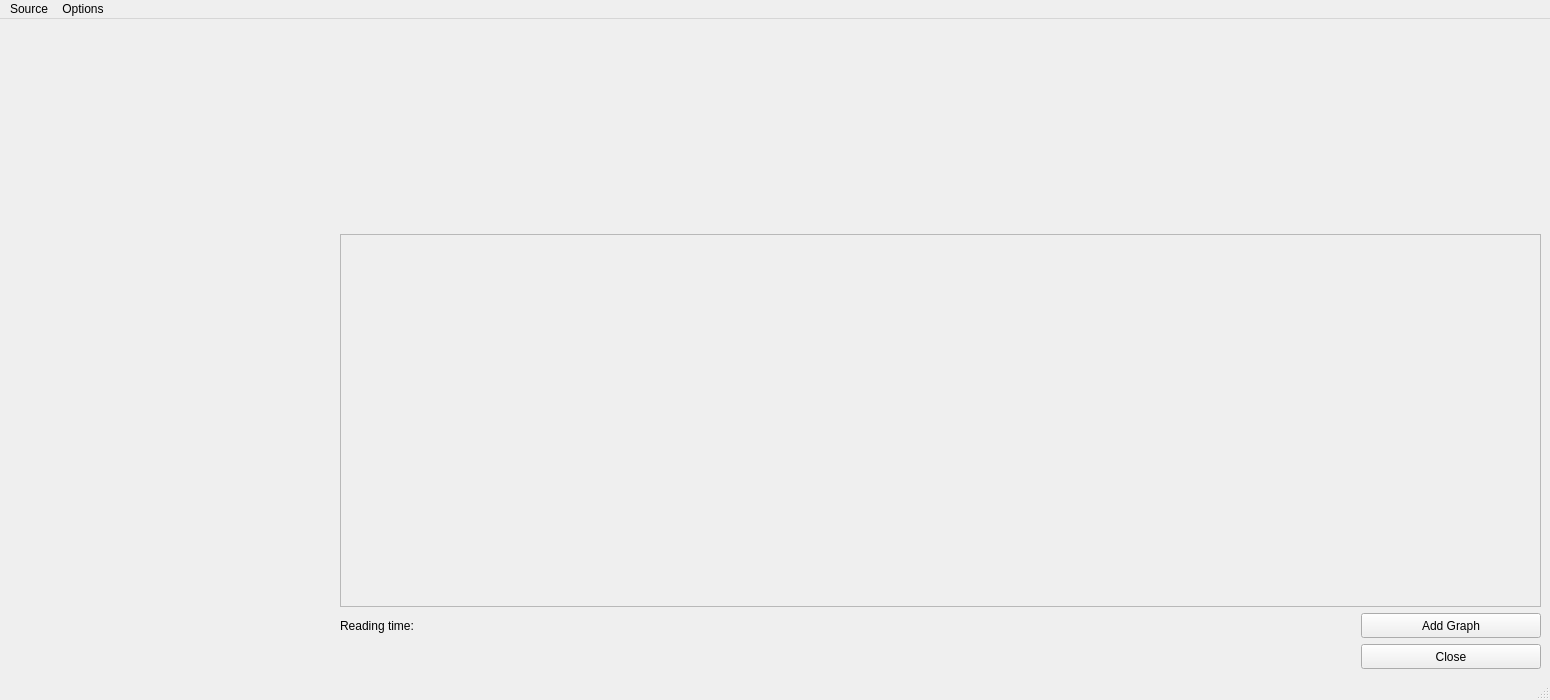
<?xml version="1.0" encoding="UTF-8"?>
<ui version="4.0">
 <class>MainWindow</class>
 <widget class="QMainWindow" name="MainWindow">
  <property name="geometry">
   <rect>
    <x>0</x>
    <y>0</y>
    <width>1550</width>
    <height>700</height>
   </rect>
  </property>
  <property name="minimumSize">
   <size>
    <width>1550</width>
    <height>700</height>
   </size>
  </property>
  <property name="windowTitle">
   <string>MainWindow</string>
  </property>
  <widget class="QWidget" name="centralwidget">
   <layout class="QGridLayout" name="gridLayout">
    <item row="1" column="1" colspan="5">
     <widget class="QScrollArea" name="scrollArea">
      <property name="minimumSize">
       <size>
        <width>1100</width>
        <height>350</height>
       </size>
      </property>
      <property name="maximumSize">
       <size>
        <width>16777215</width>
        <height>16777215</height>
       </size>
      </property>
      <property name="layoutDirection">
       <enum>Qt::LeftToRight</enum>
      </property>
      <property name="widgetResizable">
       <bool>true</bool>
      </property>
      <widget class="QWidget" name="scrollAreaWidgetContents">
       <property name="geometry">
        <rect>
         <x>0</x>
         <y>0</y>
         <width>1197</width>
         <height>368</height>
        </rect>
       </property>
      </widget>
     </widget>
    </item>
    <item row="2" column="1">
     <widget class="QLabel" name="lblRT">
      <property name="minimumSize">
       <size>
        <width>101</width>
        <height>0</height>
       </size>
      </property>
      <property name="maximumSize">
       <size>
        <width>101</width>
        <height>16777215</height>
       </size>
      </property>
      <property name="text">
       <string>Reading time:</string>
      </property>
     </widget>
    </item>
    <item row="2" column="2">
     <widget class="QLabel" name="lblRdTm">
      <property name="minimumSize">
       <size>
        <width>80</width>
        <height>0</height>
       </size>
      </property>
      <property name="maximumSize">
       <size>
        <width>80</width>
        <height>16777215</height>
       </size>
      </property>
      <property name="text">
       <string/>
      </property>
     </widget>
    </item>
    <item row="0" column="1" colspan="5">
     <widget class="QUaConfigurationWidget" name="cwConfiguration" native="true">
      <property name="minimumSize">
       <size>
        <width>0</width>
        <height>200</height>
       </size>
      </property>
      <property name="maximumSize">
       <size>
        <width>16777215</width>
        <height>200</height>
       </size>
      </property>
      <property name="baseSize">
       <size>
        <width>120</width>
        <height>120</height>
       </size>
      </property>
      <property name="cursor">
       <cursorShape>ArrowCursor</cursorShape>
      </property>
      <property name="layoutDirection">
       <enum>Qt::LeftToRight</enum>
      </property>
     </widget>
    </item>
    <item row="3" column="0" colspan="4">
     <spacer name="horizontalSpacer_2">
      <property name="orientation">
       <enum>Qt::Horizontal</enum>
      </property>
      <property name="sizeHint" stdset="0">
       <size>
        <width>800</width>
        <height>22</height>
       </size>
      </property>
     </spacer>
    </item>
    <item row="2" column="5">
     <widget class="QPushButton" name="btnAddGraph">
      <property name="minimumSize">
       <size>
        <width>180</width>
        <height>25</height>
       </size>
      </property>
      <property name="maximumSize">
       <size>
        <width>180</width>
        <height>25</height>
       </size>
      </property>
      <property name="sizeIncrement">
       <size>
        <width>1</width>
        <height>1</height>
       </size>
      </property>
      <property name="text">
       <string>Add Graph</string>
      </property>
     </widget>
    </item>
    <item row="2" column="0">
     <spacer name="horizontalSpacer">
      <property name="orientation">
       <enum>Qt::Horizontal</enum>
      </property>
      <property name="sizeType">
       <enum>QSizePolicy::Fixed</enum>
      </property>
      <property name="sizeHint" stdset="0">
       <size>
        <width>325</width>
        <height>20</height>
       </size>
      </property>
     </spacer>
    </item>
    <item row="3" column="5">
     <widget class="QPushButton" name="btnClose">
      <property name="minimumSize">
       <size>
        <width>180</width>
        <height>25</height>
       </size>
      </property>
      <property name="maximumSize">
       <size>
        <width>180</width>
        <height>25</height>
       </size>
      </property>
      <property name="sizeIncrement">
       <size>
        <width>1</width>
        <height>1</height>
       </size>
      </property>
      <property name="text">
       <string>Close</string>
      </property>
     </widget>
    </item>
    <item row="0" column="0" rowspan="2">
     <layout class="QVBoxLayout" name="verticalLayout">
      <item>
       <widget class="EleSyOpcUaClient::QUaBrowser" name="cwServerBrowser" native="true">
        <property name="minimumSize">
         <size>
          <width>325</width>
          <height>570</height>
         </size>
        </property>
        <property name="maximumSize">
         <size>
          <width>325</width>
          <height>9999999</height>
         </size>
        </property>
       </widget>
      </item>
     </layout>
    </item>
   </layout>
  </widget>
  <widget class="QMenuBar" name="menubar">
   <property name="geometry">
    <rect>
     <x>0</x>
     <y>0</y>
     <width>1550</width>
     <height>22</height>
    </rect>
   </property>
   <widget class="QMenu" name="menuSource">
    <property name="title">
     <string>Source</string>
    </property>
    <addaction name="actionFile"/>
    <addaction name="actionServer"/>
   </widget>
   <widget class="QMenu" name="menuOptions">
    <property name="title">
     <string>Options</string>
    </property>
    <addaction name="actionSetLineColor"/>
   </widget>
   <addaction name="menuSource"/>
   <addaction name="menuOptions"/>
  </widget>
  <widget class="QStatusBar" name="statusbar"/>
  <action name="actionFile">
   <property name="text">
    <string>File</string>
   </property>
  </action>
  <action name="actionServer">
   <property name="text">
    <string>Server</string>
   </property>
  </action>
  <action name="actionSetLineColor">
   <property name="text">
    <string>Set line color</string>
   </property>
  </action>
 </widget>
 <customwidgets>
  <customwidget>
   <class>QUaConfigurationWidget</class>
   <extends>QWidget</extends>
   <header>quaconfigurationwidget.h</header>
   <container>1</container>
  </customwidget>
  <customwidget>
   <class>EleSyOpcUaClient::QUaBrowser</class>
   <extends>QWidget</extends>
   <header>quabrowser.h</header>
   <container>1</container>
  </customwidget>
 </customwidgets>
 <resources/>
 <connections/>
</ui>
